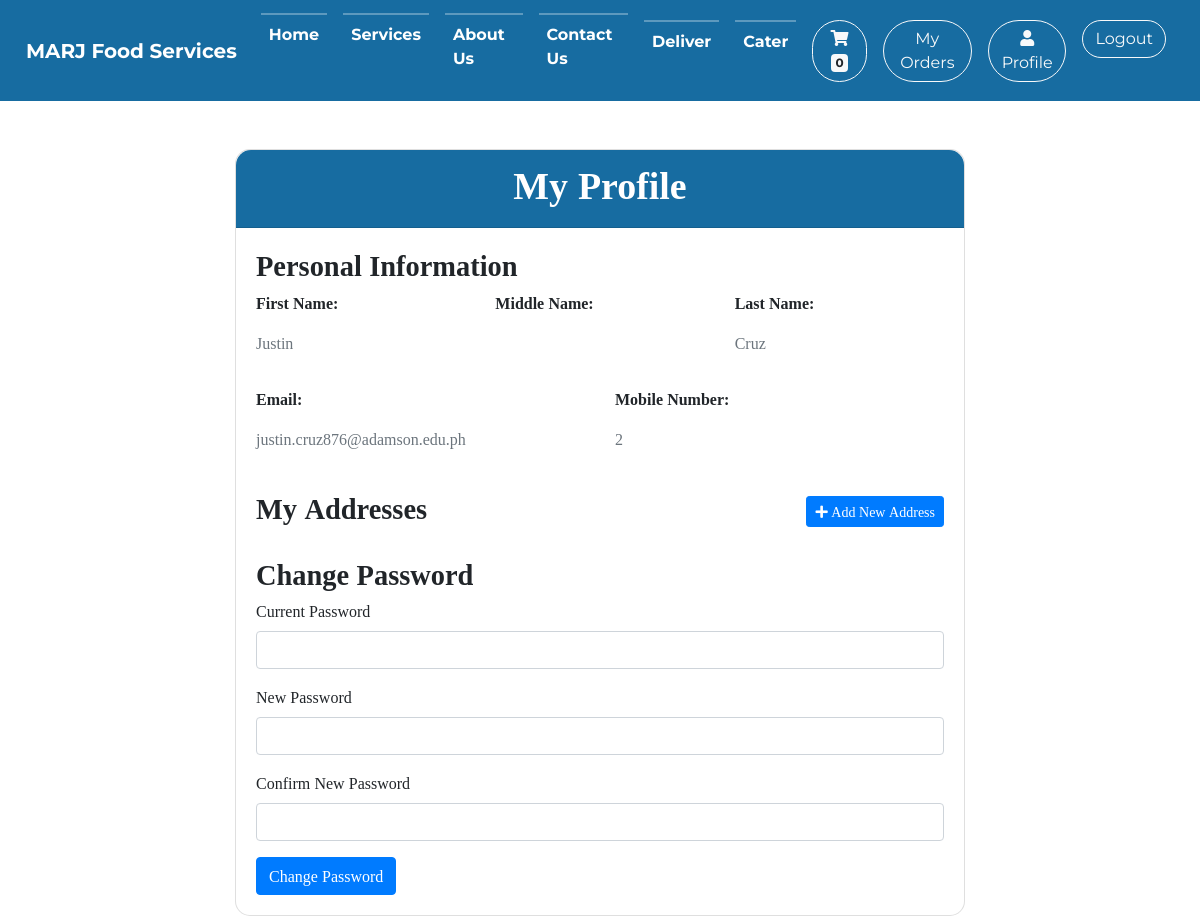
Page /modules/profile.php (signed in) on the committed database.
### tables this page shows
CREATE TABLE IF NOT EXISTS `users` (
  `user_id` int NOT NULL AUTO_INCREMENT,
  `fname` varchar(250) NOT NULL,
  `mname` varchar(250) DEFAULT NULL,
  `lname` varchar(250) NOT NULL,
  `email_add` varchar(250) NOT NULL,
  `mobile_num` varchar(250) NOT NULL,
  `password` varchar(250) NOT NULL,
  `emailv` enum('Yes','No') NOT NULL,
  `OTPC` int DEFAULT NULL,
  `OTPE` datetime DEFAULT NULL,
  `role_id` int NOT NULL,
  `created_at` timestamp NULL DEFAULT CURRENT_TIMESTAMP,
  PRIMARY KEY (`user_id`)
);

### modules/profile.php (the view, shortened to what this page needs)
<?php
include("dbconi.php");
$user_id = $_SESSION['user_id'];
$query = "SELECT fname, mname, lname, email_add, mobile_num FROM users WHERE user_id = ?";
$stmt = mysqli_prepare($dbc, $query);
mysqli_stmt_bind_param($stmt, "i", $user_id);
mysqli_stmt_execute($stmt);
$result = mysqli_stmt_get_result($stmt);
$user_data = mysqli_fetch_assoc($result);
?>
<!DOCTYPE html>
<html lang="en">
<head>
    <link rel="stylesheet" href="https://maxcdn.bootstrapcdn.com/bootstrap/4.5.2/css/bootstrap.min.css">
    <link rel="stylesheet" href="https://cdnjs.cloudflare.com/ajax/libs/font-awesome/5.15.4/css/all.min.css">
    <link rel="stylesheet" href="<?php echo BASE_URL; ?>/vendor/style1.css">
</head>
<body>
    <?php include("navigation.php"); ?>
    <div class="container mt-5">
        <div class="row justify-content-center">
            <div class="col-md-8">
                <div class="card" style="border-radius: 15px;">
                    <div class="card-header text-center" style="background-color: var(--accent); color: white; border-radius: 15px 15px 0 0;">
                        <h3>My Profile</h3>
                    </div>
                    <div class="card-body">
                        <div class="user-info mb-4">
                            <h4>Personal Information</h4>
                            <div class="row">
                                <div class="col-md-4">
                                    <p><strong>First Name:</strong></p>
                                    <p class="text-muted"><?php echo htmlspecialchars($user_data['fname']); ?></p>
                                </div>
                                <div class="col-md-4">
                                    <p><strong>Middle Name:</strong></p>
                                </div>
                                <div class="col-md-4">
                                    <p><strong>Last Name:</strong></p>
                                    <p class="text-muted"><?php echo htmlspecialchars($user_data['lname']); ?></p>
                                </div>
                            </div>
                            <div class="row mt-3">
                                <div class="col-md-6">
                                    <p><strong>Email:</strong></p>
                                    <p class="text-muted"><?php echo htmlspecialchars($user_data['email_add']); ?></p>
                                </div>
                                <div class="col-md-6">
                                    <p><strong>Mobile Number:</strong></p>
                                    <p class="text-muted"><?php echo htmlspecialchars($user_data['mobile_num']); ?></p>
                                </div>
                            </div>
                        </div>
                        <div class="address-management mb-4">
                            <div class="d-flex justify-content-between align-items-center">
                                <h4>My Addresses</h4>
                                <button type="button" class="btn btn-primary btn-sm" data-toggle="modal" data-target="#addAddressModal">
                                    <i class="fas fa-plus"></i> Add New Address
                                </button>
                            </div>
                        </div>
                        <div class="change-password mt-4">
                            <h4>Change Password</h4>
                            <form id="changePasswordForm">
                                <div class="form-group">
                                    <label for="current_password">Current Password</label>
                                    <input type="password" class="form-control" id="current_password" name="current_password" required>
                                </div>
                                <div class="form-group">
                                    <label for="new_password">New Password</label>
                                    <input type="password" class="form-control" id="new_password" name="new_password" required>
                                </div>
                                <div class="form-group">
                                    <label for="confirm_password">Confirm New Password</label>
                                    <input type="password" class="form-control" id="confirm_password" name="confirm_password" required>
                                </div>
                                <button type="submit" class="btn btn-primary">Change Password</button>
                            </form>
                        </div>
                    </div>
                </div>
            </div>
        </div>
    </div>
</body>
</html>

### rows in the picture
users: fname "Justin", lname "Cruz", email_add "justin.cruz876@adamson.edu.ph", mobile_num "2"
